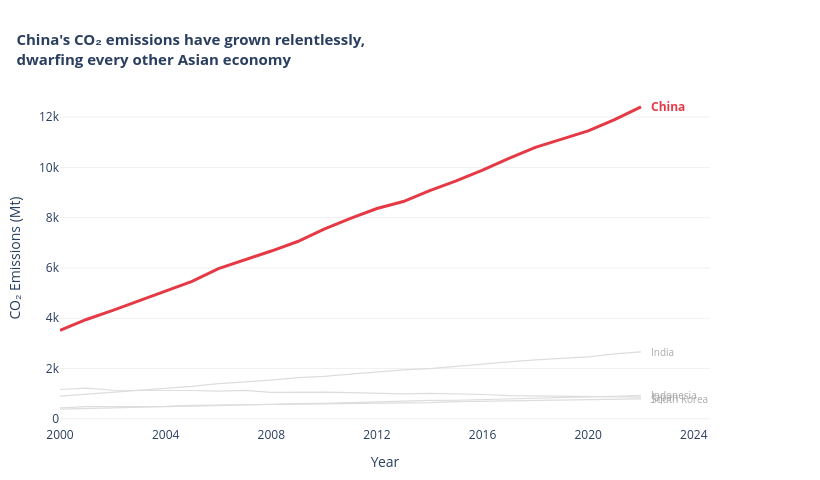

The notebook cell this image was saved under:
### Markdown cell above
---
## Task 1 — Multi-Series Line Chart with Highlight

**What to build:** A line chart showing CO2 emissions over time for **all Asian countries** in the dataset, with one country highlighted.

**Requirements:**
- All countries shown (for context), but only **one highlighted in colour** — your choice which
- All other lines in grey (#DDDDDD), thinner
- Highlighted country **labelled directly** at the end of its line (not in a legend)
- Insight title that names the highlighted country and its story

> 💡 `df[df['Region'] == 'Asia']` to filter; use `go.Figure()` with a loop for per-country control

### Code cell
# Task 1 — Multi-series line with highlight
# YOUR CODE HERE
asia_df = df[df["Region"] == "Asia"]
HIGHLIGHT = "China"
HIGHLIGHT_COLOR = "#E63946"
GREY = "#DDDDDD"
 
fig1 = go.Figure()
 
for country, grp in asia_df.groupby("Country"):
    grp = grp.sort_values("Year")
 
    if country == HIGHLIGHT:
        # Highlighted line
        fig1.add_trace(go.Scatter(
            x=grp["Year"],
            y=grp["CO2_Mt"],
            mode="lines",
            name=country,
            line=dict(color=HIGHLIGHT_COLOR, width=3),
            showlegend=False,
        ))
        # Direct end-of-line label
        fig1.add_annotation(
            x=grp["Year"].iloc[-1],
            y=grp["CO2_Mt"].iloc[-1],
            text=f"<b>{country}</b>",
            xanchor="left",
            xshift=8,
            showarrow=False,
            font=dict(color=HIGHLIGHT_COLOR, size=12),
        )
    else:
        # Background lines
        fig1.add_trace(go.Scatter(
            x=grp["Year"],
            y=grp["CO2_Mt"],
            mode="lines",
            name=country,
            line=dict(color=GREY, width=1.2),
            showlegend=False,
        ))
        # Subtle grey labels for context
        fig1.add_annotation(
            x=grp["Year"].iloc[-1],
            y=grp["CO2_Mt"].iloc[-1],
            text=country,
            xanchor="left",
            xshift=8,
            showarrow=False,
            font=dict(color="#AAAAAA", size=10),
        )
 
fig1.update_layout(
    title=dict(
        text="<b>China's CO₂ emissions have grown relentlessly,<br>"
             "dwarfing every other Asian economy</b>",
        font=dict(size=15),
        x=0.02,
        xanchor="left",
    ),
    xaxis=dict(title="Year", showgrid=False, tickmode="linear", dtick=4),
    yaxis=dict(title="CO₂ Emissions (Mt)", showgrid=True,
               gridcolor="#F0F0F0", zeroline=False),
    plot_bgcolor="white",
    paper_bgcolor="white",
    margin=dict(r=110, t=90, l=60, b=50),
    width=820,
    height=480,
)
 
fig1.show()
# fig1.write_image("task1_asia_lines.png", scale=2)   # uncomment to export

### Figure 1 — Plotly figure (JSON) as saved in the notebook; plotly's stock layout.template omitted (floating-point values rounded to 4 significant figures)
{"data": [{"line": {"color": "#E63946", "width": 3}, "mode": "lines", "name": "China", "showlegend": false, "type": "scatter", "x": [2000, 2001, 2002, 2003, 2004, 2005, 2006, 2007, 2008, 2009, 2010, 2011, 2012, 2013, 2014, 2015, 2016, 2017, 2018, 2019, 2020, 2021, 2022], "y": [3514.0, 3952.0, 4312.0, 4692.0, 5079.0, 5468.0, 5974.0, 6323.0, 6673.0, 7053.0, 7543.0, 7972.0, 8365.0, 8641.0, 9078.0, 9466.0, 9887.0, 10360.0, 10790.0, 11130.0, 11450.0, 11900.0, 12410.0]}, {"line": {"color": "#DDDDDD", "width": 1.2}, "mode": "lines", "name": "India", "showlegend": false, "type": "scatter", "x": [2000, 2001, 2002, 2003, 2004, 2005, 2006, 2007, 2008, 2009, 2010, 2011, 2012, 2013, 2014, 2015, 2016, 2017, 2018, 2019, 2020, 2021, 2022], "y": [901.6, 974.6, 1056.0, 1146.0, 1205.0, 1291.0, 1396.0, 1466.0, 1542.0, 1637.0, 1687.0, 1774.0, 1865.0, 1945.0, 1994.0, 2092.0, 2177.0, 2267.0, 2345.0, 2419.0, 2466.0, 2580.0, 2661.0]}, {"line": {"color": "#DDDDDD", "width": 1.2}, "mode": "lines", "name": "Indonesia", "showlegend": false, "type": "scatter", "x": [2000, 2001, 2002, 2003, 2004, 2005, 2006, 2007, 2008, 2009, 2010, 2011, 2012, 2013, 2014, 2015, 2016, 2017, 2018, 2019, 2020, 2021, 2022], "y": [382.8, 400.4, 430.7, 453.8, 482.6, 501.9, 533.0, 551.8, 586.6, 602.5, 614.5, 647.3, 680.1, 717.7, 736.3, 738.2, 768.8, 813.7, 834.8, 872.3, 876.5, 898.5, 930.5]}, {"line": {"color": "#DDDDDD", "width": 1.2}, "mode": "lines", "name": "Japan", "showlegend": false, "type": "scatter", "x": [2000, 2001, 2002, 2003, 2004, 2005, 2006, 2007, 2008, 2009, 2010, 2011, 2012, 2013, 2014, 2015, 2016, 2017, 2018, 2019, 2020, 2021, 2022], "y": [1166.0, 1220.0, 1136.0, 1131.0, 1151.0, 1127.0, 1101.0, 1133.0, 1050.0, 1061.0, 1064.0, 1042.0, 1005.0, 990.9, 1010.0, 996.6, 967.4, 925.1, 916.6, 914.5, 902.8, 898.1, 865.1]}, {"line": {"color": "#DDDDDD", "width": 1.2}, "mode": "lines", "name": "South Korea", "showlegend": false, "type": "scatter", "x": [2000, 2001, 2002, 2003, 2004, 2005, 2006, 2007, 2008, 2009, 2010, 2011, 2012, 2013, 2014, 2015, 2016, 2017, 2018, 2019, 2020, 2021, 2022], "y": [438.1, 481.5, 490.6, 490.8, 494.6, 537.2, 539.0, 566.1, 570.0, 585.4, 595.9, 620.6, 631.1, 649.6, 646.2, 686.5, 704.0, 706.0, 738.5, 750.8, 755.8, 777.3, 789.5]}], "layout": {"annotations": [{"font": {"color": "#E63946", "size": 12}, "showarrow": false, "text": "<b>China</b>", "x": 2022, "xanchor": "left", "xshift": 8, "y": 12410.0}, {"font": {"color": "#AAAAAA", "size": 10}, "showarrow": false, "text": "India", "x": 2022, "xanchor": "left", "xshift": 8, "y": 2661.0}, {"font": {"color": "#AAAAAA", "size": 10}, "showarrow": false, "text": "Indonesia", "x": 2022, "xanchor": "left", "xshift": 8, "y": 930.5}, {"font": {"color": "#AAAAAA", "size": 10}, "showarrow": false, "text": "Japan", "x": 2022, "xanchor": "left", "xshift": 8, "y": 865.1}, {"font": {"color": "#AAAAAA", "size": 10}, "showarrow": false, "text": "South Korea", "x": 2022, "xanchor": "left", "xshift": 8, "y": 789.5}], "height": 480, "margin": {"b": 50, "l": 60, "r": 110, "t": 90}, "paper_bgcolor": "white", "plot_bgcolor": "white", "title": {"font": {"size": 15}, "text": "<b>China's CO₂ emissions have grown relentlessly,<br>dwarfing every other Asian economy</b>", "x": 0.02, "xanchor": "left"}, "width": 820, "xaxis": {"dtick": 4, "showgrid": false, "tickmode": "linear", "title": {"text": "Year"}}, "yaxis": {"gridcolor": "#F0F0F0", "showgrid": true, "title": {"text": "CO₂ Emissions (Mt)"}, "zeroline": false}}}
